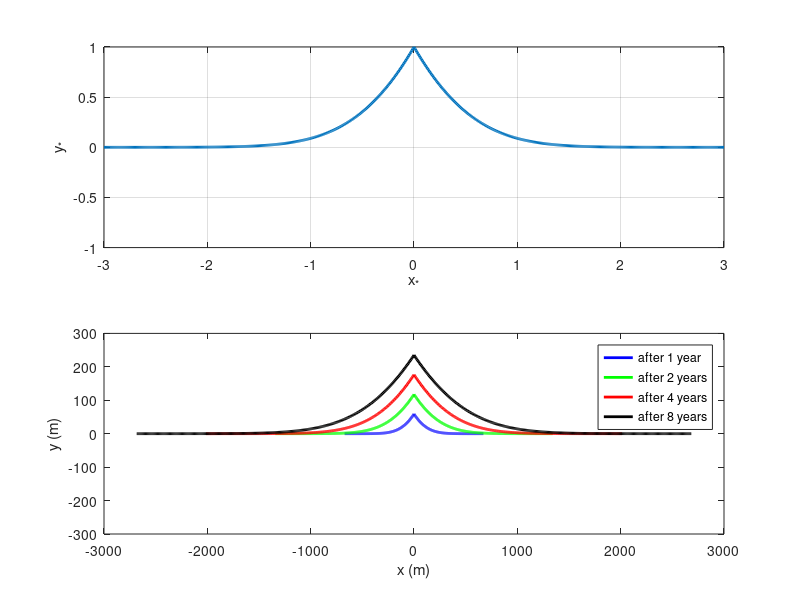

MATLAB code for this plot:
d=10;sx=500000;S=350000;phi0=.5*S/sx
a=sx/d;
x1=-3:0.01:3
u1=abs(x1)
theta=1-erf(u1);
 y1=(exp(-u1.^2)-u1.*theta*sqrt(pi));
 figure(1);
 subplot(211)
 plot(x1,y1,'linewidth',2);axis([-3 3 -1 1]);
 xlabel('x_*');ylabel('y_*');grid
subplot(212)
c=['b','g','r','k']
for i=1:4
    t=i^2;
    x=x1*sqrt(a*t)
    y=y1*sqrt(a*t/sqrt(pi))*phi0
    plot(x,y,c(i),'linewidth',2); axis([-3000 3000 -300 300]);hold on
end
xlabel('x (m)');ylabel('y (m)');legend('after 1 year','after 2 years','after 4 years','after 8 years')
print('-depsc','pelnarddelta.eps')
